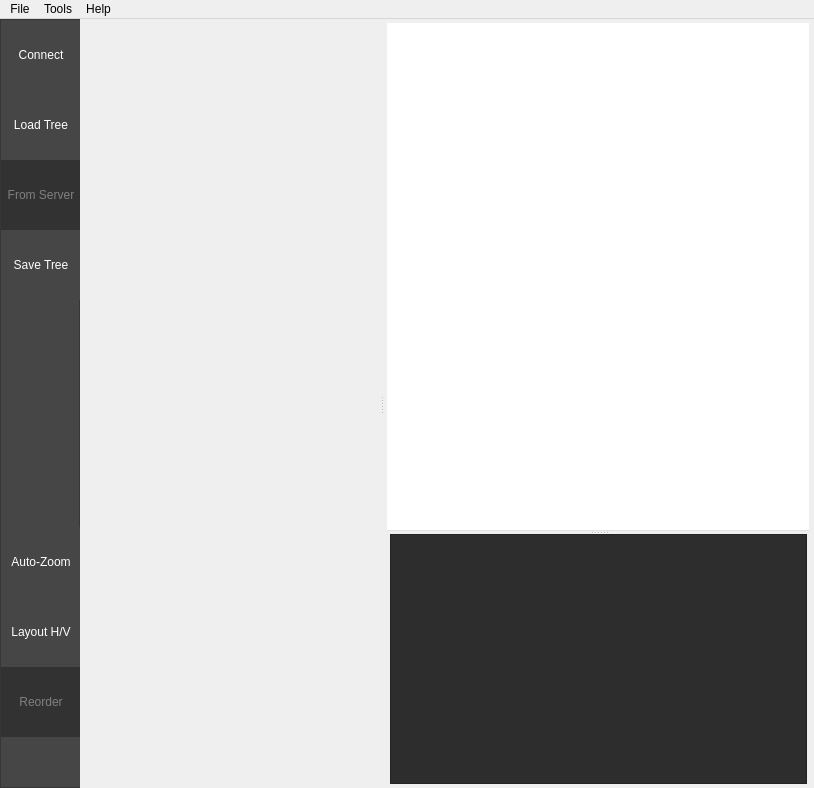
<?xml version="1.0" encoding="UTF-8"?>
<ui version="4.0">
 <class>MainWindow</class>
 <widget class="QMainWindow" name="MainWindow">
  <property name="geometry">
   <rect>
    <x>0</x>
    <y>0</y>
    <width>814</width>
    <height>788</height>
   </rect>
  </property>
  <property name="minimumSize">
   <size>
    <width>800</width>
    <height>600</height>
   </size>
  </property>
  <property name="windowTitle">
   <string>Groot</string>
  </property>
  <property name="iconSize">
   <size>
    <width>60</width>
    <height>60</height>
   </size>
  </property>
  <property name="toolButtonStyle">
   <enum>Qt::ToolButtonTextUnderIcon</enum>
  </property>
  <property name="tabShape">
   <enum>QTabWidget::Rounded</enum>
  </property>
  <widget class="QWidget" name="centralwidget">
   <property name="styleSheet">
    <string notr="true"/>
   </property>
   <layout class="QHBoxLayout" name="horizontalLayout">
    <property name="spacing">
     <number>0</number>
    </property>
    <property name="leftMargin">
     <number>0</number>
    </property>
    <property name="topMargin">
     <number>0</number>
    </property>
    <property name="rightMargin">
     <number>0</number>
    </property>
    <property name="bottomMargin">
     <number>0</number>
    </property>
    <item>
     <widget class="QFrame" name="frame">
      <property name="minimumSize">
       <size>
        <width>80</width>
        <height>0</height>
       </size>
      </property>
      <property name="maximumSize">
       <size>
        <width>80</width>
        <height>16777215</height>
       </size>
      </property>
      <property name="styleSheet">
       <string notr="true">background-color: rgb(70, 70, 70);
</string>
      </property>
      <property name="frameShape">
       <enum>QFrame::StyledPanel</enum>
      </property>
      <property name="frameShadow">
       <enum>QFrame::Raised</enum>
      </property>
      <layout class="QVBoxLayout" name="verticalLayout">
       <property name="spacing">
        <number>0</number>
       </property>
       <property name="leftMargin">
        <number>0</number>
       </property>
       <property name="topMargin">
        <number>0</number>
       </property>
       <property name="rightMargin">
        <number>0</number>
       </property>
       <property name="bottomMargin">
        <number>0</number>
       </property>
       <item>
        <widget class="QToolButton" name="toolButtonConnect">
         <property name="minimumSize">
          <size>
           <width>80</width>
           <height>70</height>
          </size>
         </property>
         <property name="maximumSize">
          <size>
           <width>80</width>
           <height>70</height>
          </size>
         </property>
         <property name="font">
          <font>
           <pointsize>9</pointsize>
          </font>
         </property>
         <property name="focusPolicy">
          <enum>Qt::NoFocus</enum>
         </property>
         <property name="autoFillBackground">
          <bool>false</bool>
         </property>
         <property name="styleSheet">
          <string notr="true">QToolButton {
    color:white;
}
QToolButton:hover{
   background-color: rgb(110, 110, 110);
}
QToolButton:pressed{
  background-color: rgb(50, 150, 0)
}
QToolButton:disabled{
  color:gray;
  background-color: rgb(50, 50, 50)
}
</string>
         </property>
         <property name="text">
          <string>Connect</string>
         </property>
         <property name="icon">
          <iconset resource="resources/icons.qrc">
           <normaloff>:/icons/svg/connect.svg</normaloff>:/icons/svg/connect.svg</iconset>
         </property>
         <property name="iconSize">
          <size>
           <width>34</width>
           <height>34</height>
          </size>
         </property>
         <property name="checkable">
          <bool>false</bool>
         </property>
         <property name="toolButtonStyle">
          <enum>Qt::ToolButtonTextUnderIcon</enum>
         </property>
         <property name="autoRaise">
          <bool>true</bool>
         </property>
        </widget>
       </item>
       <item>
        <widget class="QToolButton" name="toolButtonLoadFile">
         <property name="minimumSize">
          <size>
           <width>80</width>
           <height>70</height>
          </size>
         </property>
         <property name="maximumSize">
          <size>
           <width>80</width>
           <height>70</height>
          </size>
         </property>
         <property name="font">
          <font>
           <pointsize>9</pointsize>
          </font>
         </property>
         <property name="focusPolicy">
          <enum>Qt::NoFocus</enum>
         </property>
         <property name="autoFillBackground">
          <bool>false</bool>
         </property>
         <property name="styleSheet">
          <string notr="true">QToolButton {
    color:white;
}

QToolButton:hover{
   background-color: rgb(110, 110, 110);
}

QToolButton:pressed{
  background-color: rgb(50, 150, 0)
}

QToolButton:disabled{
  color:gray;
  background-color: rgb(50, 50, 50)
}
</string>
         </property>
         <property name="text">
          <string>Load Tree</string>
         </property>
         <property name="icon">
          <iconset resource="resources/icons.qrc">
           <normaloff>:/icons/svg/folder.svg</normaloff>:/icons/svg/folder.svg</iconset>
         </property>
         <property name="iconSize">
          <size>
           <width>34</width>
           <height>34</height>
          </size>
         </property>
         <property name="checkable">
          <bool>false</bool>
         </property>
         <property name="toolButtonStyle">
          <enum>Qt::ToolButtonTextUnderIcon</enum>
         </property>
         <property name="autoRaise">
          <bool>true</bool>
         </property>
        </widget>
       </item>
       <item>
        <widget class="QToolButton" name="toolButtonLoadRemote">
         <property name="enabled">
          <bool>false</bool>
         </property>
         <property name="minimumSize">
          <size>
           <width>80</width>
           <height>70</height>
          </size>
         </property>
         <property name="maximumSize">
          <size>
           <width>80</width>
           <height>70</height>
          </size>
         </property>
         <property name="font">
          <font>
           <pointsize>9</pointsize>
          </font>
         </property>
         <property name="focusPolicy">
          <enum>Qt::NoFocus</enum>
         </property>
         <property name="toolTip">
          <string/>
         </property>
         <property name="autoFillBackground">
          <bool>false</bool>
         </property>
         <property name="styleSheet">
          <string notr="true">QToolButton {
    color:white;
}

QToolButton:hover{
   background-color: rgb(110, 110, 110);
}

QToolButton:pressed{
  background-color: rgb(50, 150, 0)
}

QToolButton:disabled{
  color:gray;
  background-color: rgb(50, 50, 50)
}
</string>
         </property>
         <property name="text">
          <string>From Server</string>
         </property>
         <property name="icon">
          <iconset resource="resources/icons.qrc">
           <normaloff>:/icons/svg/server_download.svg</normaloff>:/icons/svg/server_download.svg</iconset>
         </property>
         <property name="iconSize">
          <size>
           <width>34</width>
           <height>34</height>
          </size>
         </property>
         <property name="checkable">
          <bool>false</bool>
         </property>
         <property name="toolButtonStyle">
          <enum>Qt::ToolButtonTextUnderIcon</enum>
         </property>
         <property name="autoRaise">
          <bool>true</bool>
         </property>
        </widget>
       </item>
       <item>
        <widget class="QToolButton" name="toolButtonSaveFile">
         <property name="minimumSize">
          <size>
           <width>80</width>
           <height>70</height>
          </size>
         </property>
         <property name="maximumSize">
          <size>
           <width>80</width>
           <height>70</height>
          </size>
         </property>
         <property name="font">
          <font>
           <pointsize>9</pointsize>
          </font>
         </property>
         <property name="focusPolicy">
          <enum>Qt::NoFocus</enum>
         </property>
         <property name="autoFillBackground">
          <bool>false</bool>
         </property>
         <property name="styleSheet">
          <string notr="true">QToolButton {
    color:white;
}

QToolButton:hover{
   background-color: rgb(110, 110, 110);
}

QToolButton:pressed{
  background-color: rgb(50, 150, 0)
}

QToolButton:disabled{
  color:gray;
  background-color: rgb(50, 50, 50)
}
</string>
         </property>
         <property name="text">
          <string>Save Tree</string>
         </property>
         <property name="icon">
          <iconset resource="resources/icons.qrc">
           <normaloff>:/icons/svg/save_white.svg</normaloff>:/icons/svg/save_white.svg</iconset>
         </property>
         <property name="iconSize">
          <size>
           <width>34</width>
           <height>34</height>
          </size>
         </property>
         <property name="checkable">
          <bool>false</bool>
         </property>
         <property name="toolButtonStyle">
          <enum>Qt::ToolButtonTextUnderIcon</enum>
         </property>
         <property name="autoRaise">
          <bool>true</bool>
         </property>
        </widget>
       </item>
       <item>
        <spacer name="verticalSpacer_2">
         <property name="orientation">
          <enum>Qt::Vertical</enum>
         </property>
         <property name="sizeHint" stdset="0">
          <size>
           <width>20</width>
           <height>40</height>
          </size>
         </property>
        </spacer>
       </item>
       <item>
        <widget class="QToolButton" name="toolButtonCenterView">
         <property name="minimumSize">
          <size>
           <width>80</width>
           <height>70</height>
          </size>
         </property>
         <property name="maximumSize">
          <size>
           <width>80</width>
           <height>70</height>
          </size>
         </property>
         <property name="font">
          <font>
           <pointsize>9</pointsize>
          </font>
         </property>
         <property name="focusPolicy">
          <enum>Qt::NoFocus</enum>
         </property>
         <property name="toolTip">
          <string>Zoom and Center view</string>
         </property>
         <property name="styleSheet">
          <string notr="true">QToolButton {
    color:white;
}

QToolButton:hover{
   background-color: rgb(110, 110, 110);
}

QToolButton:pressed{
  background-color: rgb(50, 150, 0)
}

QToolButton:disabled{
  color:gray;
  background-color: rgb(50, 50, 50)
}
</string>
         </property>
         <property name="text">
          <string>Auto-Zoom</string>
         </property>
         <property name="icon">
          <iconset resource="resources/icons.qrc">
           <normaloff>:/icons/svg/zoom_home.svg</normaloff>:/icons/svg/zoom_home.svg</iconset>
         </property>
         <property name="iconSize">
          <size>
           <width>32</width>
           <height>32</height>
          </size>
         </property>
         <property name="toolButtonStyle">
          <enum>Qt::ToolButtonTextUnderIcon</enum>
         </property>
         <property name="autoRaise">
          <bool>true</bool>
         </property>
        </widget>
       </item>
       <item>
        <widget class="QToolButton" name="toolButtonLayout">
         <property name="minimumSize">
          <size>
           <width>80</width>
           <height>70</height>
          </size>
         </property>
         <property name="maximumSize">
          <size>
           <width>80</width>
           <height>70</height>
          </size>
         </property>
         <property name="baseSize">
          <size>
           <width>80</width>
           <height>65</height>
          </size>
         </property>
         <property name="font">
          <font>
           <pointsize>9</pointsize>
          </font>
         </property>
         <property name="focusPolicy">
          <enum>Qt::NoFocus</enum>
         </property>
         <property name="styleSheet">
          <string notr="true">QToolButton {
    color:white;
}

QToolButton:hover{
   background-color: rgb(110, 110, 110);
}

QToolButton:pressed{
  background-color: rgb(50, 150, 0)
}

QToolButton:disabled{
  color:gray;
  background-color: rgb(50, 50, 50)
}
</string>
         </property>
         <property name="text">
          <string>Layout H/V</string>
         </property>
         <property name="icon">
          <iconset resource="resources/icons.qrc">
           <normaloff>:/icons/BT-horizontal.png</normaloff>:/icons/BT-horizontal.png</iconset>
         </property>
         <property name="iconSize">
          <size>
           <width>34</width>
           <height>34</height>
          </size>
         </property>
         <property name="toolButtonStyle">
          <enum>Qt::ToolButtonTextUnderIcon</enum>
         </property>
         <property name="autoRaise">
          <bool>true</bool>
         </property>
        </widget>
       </item>
       <item>
        <widget class="QToolButton" name="toolButtonReorder">
         <property name="enabled">
          <bool>false</bool>
         </property>
         <property name="sizePolicy">
          <sizepolicy hsizetype="Fixed" vsizetype="Fixed">
           <horstretch>80</horstretch>
           <verstretch>70</verstretch>
          </sizepolicy>
         </property>
         <property name="minimumSize">
          <size>
           <width>80</width>
           <height>70</height>
          </size>
         </property>
         <property name="font">
          <font>
           <pointsize>9</pointsize>
          </font>
         </property>
         <property name="focusPolicy">
          <enum>Qt::NoFocus</enum>
         </property>
         <property name="styleSheet">
          <string notr="true">QToolButton {
    color:white;
}

QToolButton:hover{
   background-color: rgb(110, 110, 110);
}

QToolButton:pressed{
  background-color: rgb(50, 150, 0)
}

QToolButton:disabled{
  color:gray;
  background-color: rgb(50, 50, 50)
}
</string>
         </property>
         <property name="text">
          <string>Reorder</string>
         </property>
         <property name="icon">
          <iconset resource="resources/icons.qrc">
           <normaloff>:/icons/svg/magic-wand.svg</normaloff>:/icons/svg/magic-wand.svg</iconset>
         </property>
         <property name="iconSize">
          <size>
           <width>32</width>
           <height>32</height>
          </size>
         </property>
         <property name="toolButtonStyle">
          <enum>Qt::ToolButtonTextUnderIcon</enum>
         </property>
         <property name="autoRaise">
          <bool>true</bool>
         </property>
        </widget>
       </item>
       <item>
        <widget class="QFrame" name="semaphoreFrame">
         <property name="minimumSize">
          <size>
           <width>90</width>
           <height>50</height>
          </size>
         </property>
         <property name="maximumSize">
          <size>
           <width>90</width>
           <height>50</height>
          </size>
         </property>
         <layout class="QHBoxLayout" name="topLayout">
          <property name="spacing">
           <number>0</number>
          </property>
          <property name="topMargin">
           <number>1</number>
          </property>
          <property name="bottomMargin">
           <number>1</number>
          </property>
          <item>
           <widget class="QLabel" name="labelSemaphore">
            <property name="minimumSize">
             <size>
              <width>32</width>
              <height>32</height>
             </size>
            </property>
            <property name="maximumSize">
             <size>
              <width>30</width>
              <height>30</height>
             </size>
            </property>
            <property name="text">
             <string/>
            </property>
            <property name="pixmap">
             <pixmap resource="resources/icons.qrc">:/icons/red-circle.png</pixmap>
            </property>
            <property name="scaledContents">
             <bool>true</bool>
            </property>
            <property name="alignment">
             <set>Qt::AlignCenter</set>
            </property>
           </widget>
          </item>
         </layout>
        </widget>
       </item>
      </layout>
     </widget>
    </item>
    <item>
     <widget class="QSplitter" name="splitter">
      <property name="frameShape">
       <enum>QFrame::NoFrame</enum>
      </property>
      <property name="lineWidth">
       <number>3</number>
      </property>
      <property name="midLineWidth">
       <number>1</number>
      </property>
      <property name="orientation">
       <enum>Qt::Horizontal</enum>
      </property>
      <property name="handleWidth">
       <number>3</number>
      </property>
      <widget class="QFrame" name="leftFrame">
       <property name="minimumSize">
        <size>
         <width>300</width>
         <height>0</height>
        </size>
       </property>
       <property name="maximumSize">
        <size>
         <width>500</width>
         <height>16777215</height>
        </size>
       </property>
       <property name="frameShadow">
        <enum>QFrame::Raised</enum>
       </property>
       <property name="lineWidth">
        <number>0</number>
       </property>
       <layout class="QVBoxLayout" name="verticalLayout_2">
        <property name="leftMargin">
         <number>4</number>
        </property>
        <property name="topMargin">
         <number>4</number>
        </property>
        <property name="rightMargin">
         <number>4</number>
        </property>
        <property name="bottomMargin">
         <number>4</number>
        </property>
       </layout>
      </widget>
      <widget class="QWidget" name="layoutWidget">
       <layout class="QVBoxLayout" name="centralLayout" stretch="0">
        <property name="leftMargin">
         <number>4</number>
        </property>
        <property name="topMargin">
         <number>4</number>
        </property>
        <property name="rightMargin">
         <number>4</number>
        </property>
        <property name="bottomMargin">
         <number>4</number>
        </property>
        <item>
         <widget class="QSplitter" name="splitter2">
          <property name="frameShape">
           <enum>QFrame::NoFrame</enum>
          </property>
          <property name="lineWidth">
           <number>3</number>
          </property>
          <property name="midLineWidth">
           <number>1</number>
          </property>
          <property name="orientation">
           <enum>Qt::Vertical</enum>
          </property>
          <property name="handleWidth">
           <number>3</number>
          </property>
          <widget class="QTabWidget" name="tabWidget">
           <property name="sizePolicy">
            <sizepolicy hsizetype="Expanding" vsizetype="Expanding">
             <horstretch>0</horstretch>
             <verstretch>0</verstretch>
            </sizepolicy>
           </property>
           <property name="minimumSize">
            <size>
             <width>300</width>
             <height>0</height>
            </size>
           </property>
           <property name="baseSize">
            <size>
             <width>500</width>
             <height>0</height>
            </size>
           </property>
           <property name="focusPolicy">
            <enum>Qt::NoFocus</enum>
           </property>
           <property name="acceptDrops">
            <bool>true</bool>
           </property>
           <property name="styleSheet">
            <string notr="true">background-color: rgba(255, 255, 255, 0);</string>
           </property>
          </widget>
          <widget class="QTextEdit" name="loggerTextBox">
           <property name="sizePolicy">
            <sizepolicy hsizetype="Expanding" vsizetype="Minimum">
             <horstretch>0</horstretch>
             <verstretch>0</verstretch>
            </sizepolicy>
           </property>
           <property name="minimumSize">
            <size>
             <width>300</width>
             <height>80</height>
            </size>
           </property>
           <property name="maximumSize">
            <size>
             <width>16777215</width>
             <height>250</height>
            </size>
           </property>
           <property name="acceptDrops">
            <bool>false</bool>
           </property>
           <property name="styleSheet">
            <string notr="true">background-color: rgb(45, 45, 45);
color: rgb(255, 255, 255);
margin: 0px 3px;</string>
           </property>
           <property name="readOnly">
            <bool>true</bool>
           </property>
          </widget>
         </widget>
        </item>
       </layout>
      </widget>
     </widget>
    </item>
   </layout>
  </widget>
  <widget class="QMenuBar" name="menubar">
   <property name="geometry">
    <rect>
     <x>0</x>
     <y>0</y>
     <width>814</width>
     <height>21</height>
    </rect>
   </property>
   <widget class="QMenu" name="menuLoad">
    <property name="title">
     <string>File</string>
    </property>
    <addaction name="actionClear"/>
    <addaction name="actionQuit"/>
   </widget>
   <widget class="QMenu" name="menuMode">
    <property name="title">
     <string>Tools</string>
    </property>
    <widget class="QMenu" name="menuSwitch_To">
     <property name="title">
      <string>Switch Mode...</string>
     </property>
     <addaction name="actionEditor_mode"/>
     <addaction name="actionMonitor_mode"/>
     <addaction name="actionReplay_mode"/>
    </widget>
    <addaction name="menuSwitch_To"/>
   </widget>
   <widget class="QMenu" name="menuHelp">
    <property name="title">
     <string>Help</string>
    </property>
    <addaction name="actionReportIssue"/>
    <addaction name="actionAbout"/>
   </widget>
   <addaction name="menuLoad"/>
   <addaction name="menuMode"/>
   <addaction name="menuHelp"/>
  </widget>
  <action name="actionLoad">
   <property name="text">
    <string>Load</string>
   </property>
   <property name="shortcut">
    <string>Ctrl+L</string>
   </property>
  </action>
  <action name="actionSave">
   <property name="text">
    <string>Save</string>
   </property>
   <property name="shortcut">
    <string>Ctrl+S</string>
   </property>
  </action>
  <action name="actionQuit">
   <property name="text">
    <string>Quit</string>
   </property>
   <property name="shortcut">
    <string>Ctrl+Q</string>
   </property>
  </action>
  <action name="actionLoadRemote">
   <property name="text">
    <string>Load from remote server</string>
   </property>
  </action>
  <action name="actionClear">
   <property name="text">
    <string>Clear</string>
   </property>
  </action>
  <action name="actionEditor_mode">
   <property name="text">
    <string>Editor Mode</string>
   </property>
  </action>
  <action name="actionMonitor_mode">
   <property name="text">
    <string>Real-time Monitor</string>
   </property>
  </action>
  <action name="actionReplay_mode">
   <property name="text">
    <string>Log Replay</string>
   </property>
  </action>
  <action name="actionReportIssue">
   <property name="text">
    <string>Report an Issue...</string>
   </property>
  </action>
  <action name="actionAbout">
   <property name="text">
    <string>About</string>
   </property>
  </action>
 </widget>
 <resources>
  <include location="resources/icons.qrc"/>
  <include location="resources/icons.qrc"/>
 </resources>
 <connections>
  <connection>
   <sender>actionQuit</sender>
   <signal>triggered()</signal>
   <receiver>MainWindow</receiver>
   <slot>close()</slot>
   <hints>
    <hint type="sourcelabel">
     <x>-1</x>
     <y>-1</y>
    </hint>
    <hint type="destinationlabel">
     <x>558</x>
     <y>362</y>
    </hint>
   </hints>
  </connection>
 </connections>
</ui>
